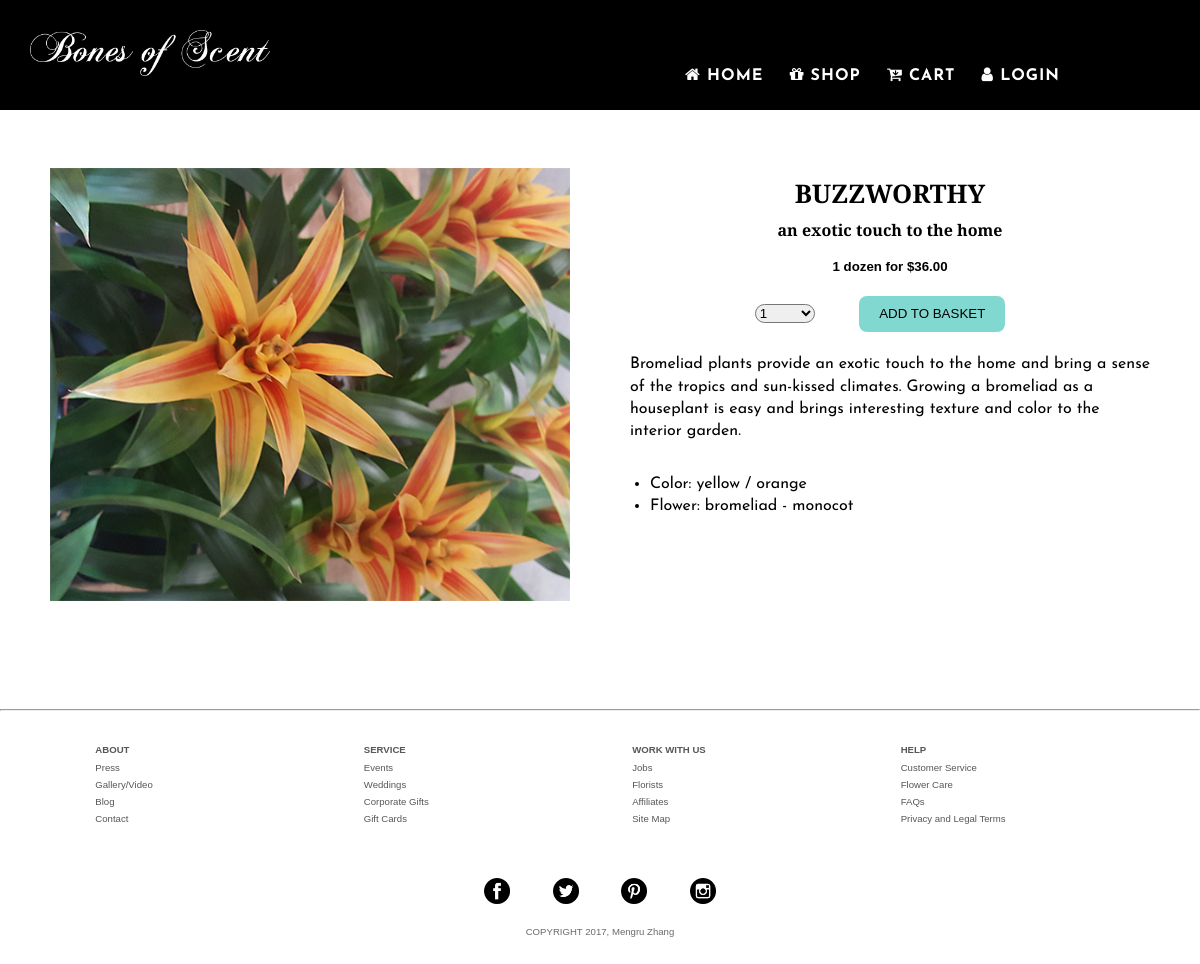
Page /product_item.php?id=9 on the committed database.
### tables this page shows
CREATE TABLE IF NOT EXISTS `products` (
  `id` int(12) NOT NULL AUTO_INCREMENT,
  `name` varchar(64) NOT NULL,
  `slogan` varchar(128) NOT NULL,
  `price` decimal(12,2) NOT NULL,
  `image` varchar(256) NOT NULL,
  `description` text NOT NULL,
  `date_create` datetime NOT NULL,
  PRIMARY KEY (`id`)
);

### product_item.php (the view, shortened to what this page needs)
<?php
include_once "db_connect.php";
?><!DOCTYPE html>
<html lang="en">
<head>
    <link type="text/css" rel="stylesheet" href="css/common.css"/>
    <link type="text/css" rel="stylesheet" href="css/theme.css"/>
</head>
<body>
<br>
<div class="content" align="center">
    <div class="center" align="center">
        <div class="dual-box">
            <div class="container flex-parent">
                <?php
                if(!isset($_GET['id'])) {
                    echo "cannot get id";
                } else {
                $query_string = "SELECT * FROM `products` WHERE `id` = '{$_GET['id']}'";
                $result = $conn->query($query_string);
                $row = $result->fetch_object();
                ?>
                <div class="box">
                    <img src="<?= $row->image?>" alt="prdctImage">
                </div>
                <br>
                <div class="box">
                        <h2><?= $row->name?></h2>
                        <h4>
                            <?= $row->slogan?>
                        </h4>
                        <br>
                        <h5>1 dozen for $<?= $row->price?></h5>
                        <label>
                            <select>
                                <option selected="selected" value="1">1</option>
                            </select>
                        </label>
                        <button class="add">
                            ADD TO BASKET
                        </button>
                        <div class="mysql-description" align="left">
                            <?= $row->description ?>
                        </div>
                </div>
            </div>
            <?php
            }
            ?>
        </div>
    <br><br><br>
    </div>
</div>
</body>
</html>

### css/common.css (style rules this page uses)
* { margin: 0; padding: 0; box-sizing: border-box; }
body { margin: 0; font-size: 100%; font-family: helvetica, arial, sans-serif; }
a { color: inherit; font-weight: bold; text-decoration: none; }
header { background-color: black; height: 100px; padding:0; }
div.logo { background-color:black; padding:0; vertical-align: middle; }
div.logo { width:20%; float: left; }
.logo img { width:100%; margin:30px; }
.logo, .intro, .menu { padding: 0; background-color: black; }
.menu { font-family: 'Josefin Sans', sans-serif; font-weight: bolder; display: inline; color: white; letter-spacing: 1px; width: 100%; vertical-align: middle; z-index: +5; position: absolute; }
.menu ul { margin-top:50px; margin-right: 10%; float: right; }
.menu li { display: inline; margin-right: 20px; }
div.center { margin-top: 10px; max-width: 2000px; }
.content { margin-top: 10px; padding: 0; width:100%; }
.footer-big { font-family:helvetica, arial, sans-serif; }
.footer-big ul { list-style: none; font-family:helvetica, arial, sans-serif; font-size: 0.6em; line-height: 1.8em; color: #575757; }
li.textbold { font-weight: bolder; }
.footer-small { font-size: 0.6em; color: #6a6a6a; }
.footer-small img { width: 26px; margin: 20px; }

### css/theme.css (style rules this page uses)
h3, h4 { font-family: 'Cormorant Garamond', serif; }
.dual-box { color: black; margin:20px; }
.dual-box h2 { font-family: 'Cormorant Garamond', serif; font-size: 1.6em; line-height: 2em; margin:0; }
div.box { width:50%; flex:1 1 auto; padding: 10px; margin: 20px; }
.dual-box img { max-width:100%; }
.flex-parent { display: -webkit-flex; display: flex; }
div.four-one { padding:30px; width:22%; display: inline-block; vertical-align: top; }
div.mysql-description { font-family: 'Josefin Sans', sans-serif; line-height: 1.4em; }
.mysql-description ul { margin: 30px 10px 30px 20px; text-align: left; }
select { width: 60px; margin: 30px 10px 30px; border-radius: 10px; vertical-align: middle; }
button.add { background-color:rgba(129, 216, 208,1); line-height: 1.8em; margin: 20px 30px; padding:6px 20px; border-radius: 8px; border: none; vertical-align: middle; outline: none; }

### rows in the picture
products: image (picture), name "BUZZWORTHY", slogan "an exotic touch to the home", price "36.00", description "Bromeliad plants provide an exotic touch to the home and bring a sense of the tropics and sun-kissed climates. Growing a bromeliad as a houseplant is easy and brings interesting texture and color to the interior garden. Color: yellow / orange Flower: bromeliad - monocot"
